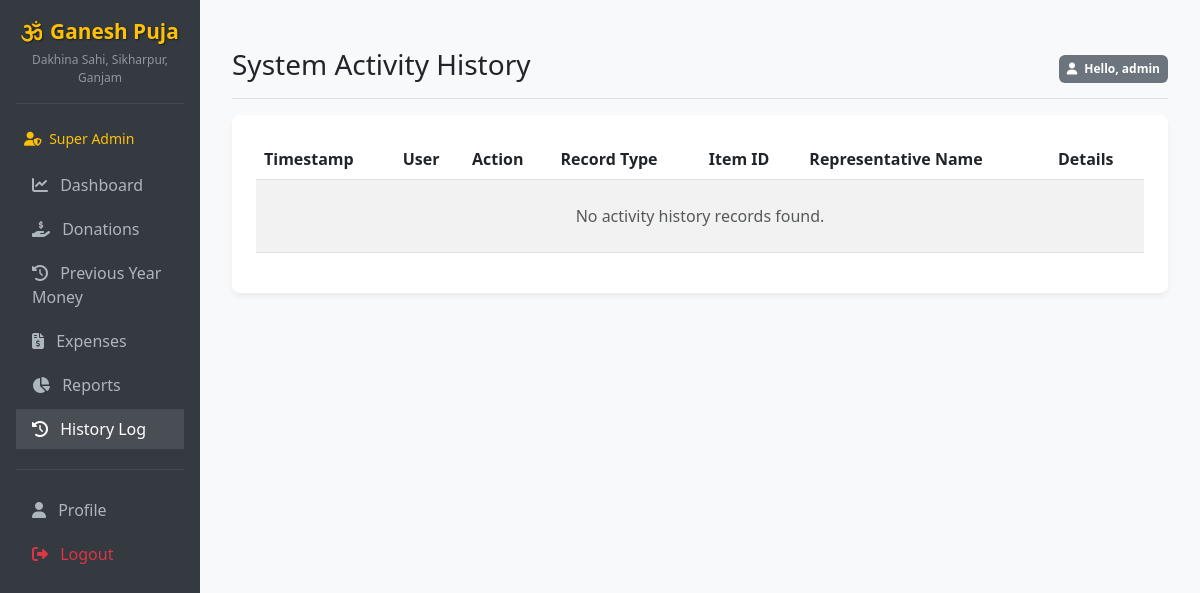
/history/ (signed in), run on an earlier commit of the app's database.
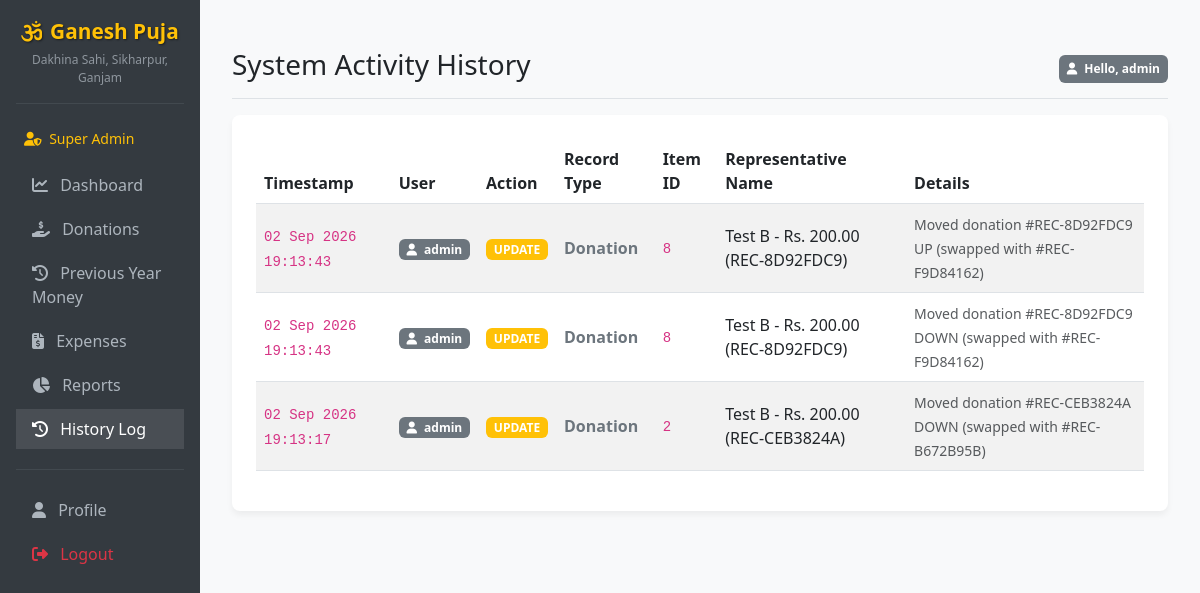
And on a later commit of the database.
### puja/models.py (models this page shows, shortened)
class AuditLog(models.Model):
    user = models.ForeignKey(CustomUser, on_delete=models.SET_NULL, null=True, blank=True)
    action_type = models.CharField(max_length=50) # e.g. ADD, DELETE
    model_name = models.CharField(max_length=100) # e.g. Donation, Expense, HouseDonation
    object_id = models.IntegerField(null=True, blank=True)
    object_repr = models.CharField(max_length=255)
    timestamp = models.DateTimeField(default=timezone.now)
    details = models.TextField(blank=True, null=True)

class CustomUser(AbstractUser):
    SUPER_ADMIN = 'SUPER_ADMIN'
    TREASURER = 'TREASURER'
    VOLUNTEER_COORDINATOR = 'VOLUNTEER_COORDINATOR'
    EVENT_MANAGER = 'EVENT_MANAGER'
    INVENTORY_MANAGER = 'INVENTORY_MANAGER'
    NORMAL_VOLUNTEER = 'NORMAL_VOLUNTEER'
    ROLE_CHOICES = [
        (SUPER_ADMIN, 'Super Admin'),
        (TREASURER, 'Treasurer'),
        (VOLUNTEER_COORDINATOR, 'Volunteer Coordinator'),
        (EVENT_MANAGER, 'Event Manager'),
        (INVENTORY_MANAGER, 'Inventory Manager'),
        (NORMAL_VOLUNTEER, 'Normal Volunteer'),
    ]
    role = models.CharField(max_length=30, choices=ROLE_CHOICES, default=NORMAL_VOLUNTEER)
    mobile = models.CharField(max_length=15, blank=True, null=True)
    team = models.ForeignKey(VolunteerTeam, on_delete=models.SET_NULL, null=True, blank=True, related_name='members')

### puja/views.py (the view)
# urls.py: path('history/', views.history_log_view, name='history_log'),
@login_required
@admin_only
def history_log_view(request):
    logs = AuditLog.objects.all().order_by('-timestamp').select_related('user')
    return render(request, 'puja/history_log.html', {'logs': logs})

### puja/templates/puja/history_log.html (shortened to what this page needs)
{% extends 'puja/base.html' %}
{% block page_title %}System Activity History{% endblock %}
{% block content %}
<div class="card p-4">
    <div class="table-responsive">
        <table class="table table-striped table-hover align-middle">
            <thead>
                <tr>
                    <th>Timestamp</th>
                    <th>User</th>
                    <th>Action</th>
                    <th>Record Type</th>
                    <th>Item ID</th>
                    <th>Representative Name</th>
                    <th>Details</th>
                </tr>
            </thead>
            <tbody>
                {% for log in logs %}
                <tr>
                    <td><code>{{ log.timestamp|date:"d M Y H:i:s" }}</code></td>
                    <td>
                        {% if log.user %}
                            <span class="badge bg-secondary"><i class="fa-solid fa-user me-1"></i> {{ log.user.username }}</span>
                        {% else %}
                            <span class="text-muted italic">System / Unknown</span>
                        {% endif %}
                    </td>
                    <td>
                        {% if log.action_type == 'ADD' %}
                            <span class="badge bg-success"><i class="fa-solid fa-plus me-1"></i> ADDED</span>
                        {% elif log.action_type == 'DELETE' %}
                            <span class="badge bg-danger"><i class="fa-solid fa-trash me-1"></i> DELETED</span>
                        {% else %}
                            <span class="badge bg-warning">{{ log.action_type }}</span>
                        {% endif %}
                    </td>
                    <td><strong class="text-secondary">{{ log.model_name }}</strong></td>
                    <td><code>{{ log.object_id|default:"-" }}</code></td>
                    <td>{{ log.object_repr }}</td>
                    <td><span class="small text-muted">{{ log.details|default:"-" }}</span></td>
                </tr>
                {% empty %}
                <tr>
                    <td colspan="7" class="text-center text-muted py-4">No activity history records found.</td>
                </tr>
                {% endfor %}
            </tbody>
        </table>
    </div>
</div>
{% endblock %}

What changed in the data, as far as the page shows it:
added AuditLog: timestamp "02 Sep 2026 19:13:43", user.username "admin", action_type "UPDATE", model_name "Donation", object_id "8", object_repr "Test B - Rs. 200.00 (REC-8D92FDC9)", details "Moved donation #REC-8D92FDC9 UP (swapped with #REC-F9D84162)"
added AuditLog: timestamp "02 Sep 2026 19:13:43", user.username "admin", action_type "UPDATE", model_name "Donation", object_id "8", object_repr "Test B - Rs. 200.00 (REC-8D92FDC9)", details "Moved donation #REC-8D92FDC9 DOWN (swapped with #REC-F9D84162)"
added AuditLog: timestamp "02 Sep 2026 19:13:17", user.username "admin", action_type "UPDATE", model_name "Donation", object_id "2", object_repr "Test B - Rs. 200.00 (REC-CEB3824A)", details "Moved donation #REC-CEB3824A DOWN (swapped with #REC-B672B95B)"
Also different on the page:
text no longer shown: "No activity history records found."
